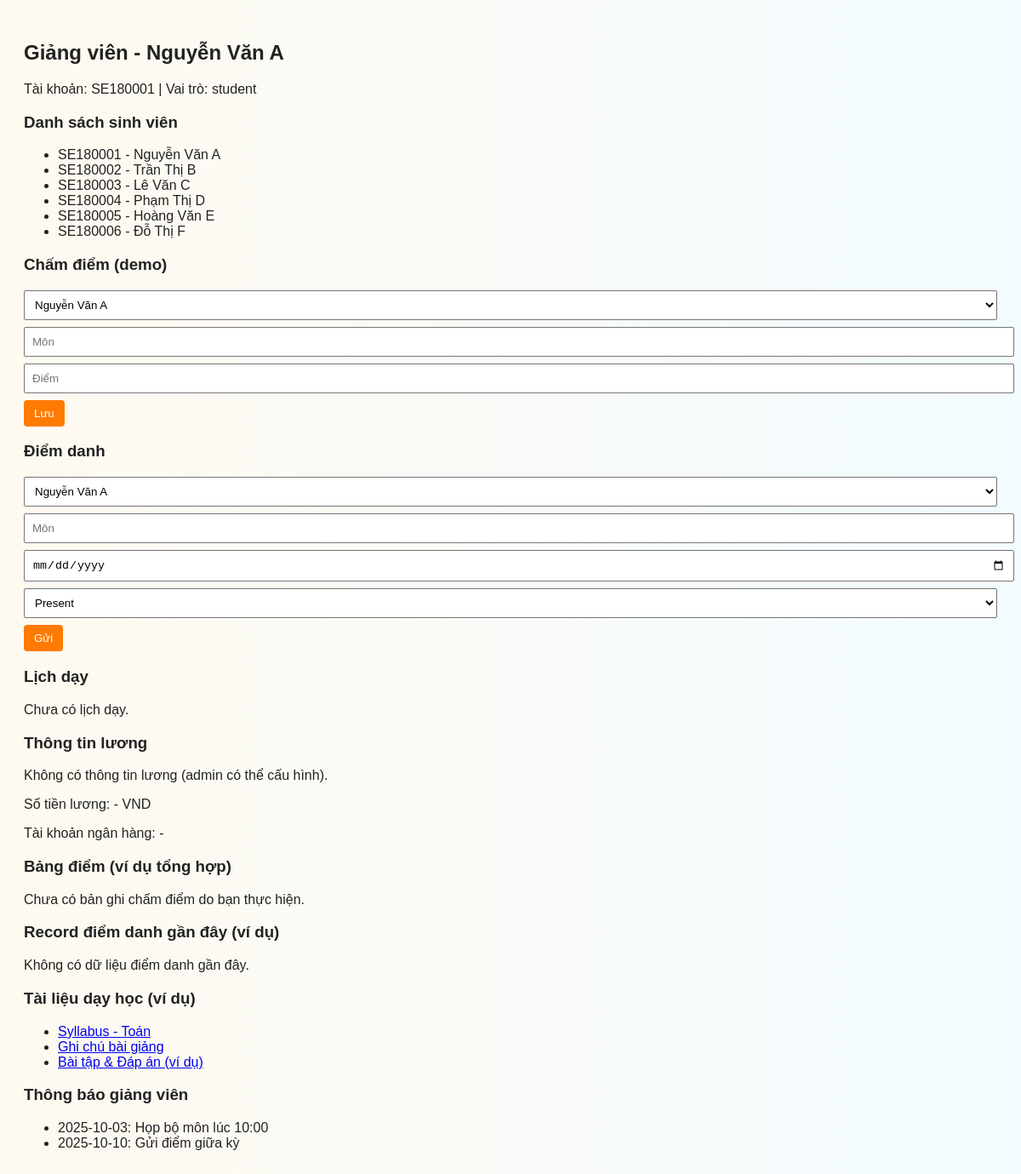
Screenshot of /teacher.php (signed in) with the database file from the repository.
### tables this page shows
CREATE TABLE students (
    id INTEGER PRIMARY KEY AUTOINCREMENT,
    student_code TEXT UNIQUE,
    fullname TEXT,
    class TEXT,
    info TEXT
);

### src/db.php (called while the page is built, shortened)
<?php
function getDB() {
    $dbFile = __DIR__ . '/../data/fap.db';
    $pdo = new PDO('sqlite:' . $dbFile);
    $pdo->setAttribute(PDO::ATTR_ERRMODE, PDO::ERRMODE_EXCEPTION);
    ensureSchema($pdo);
    return $pdo;
}
function ensureSchema(PDO $pdo) {
    try {
        $pdo->exec("CREATE TABLE IF NOT EXISTS users (
            id INTEGER PRIMARY KEY AUTOINCREMENT,
            username TEXT UNIQUE,
            password TEXT,
            role TEXT,
            fullname TEXT
        );");
        $pdo->exec("CREATE TABLE IF NOT EXISTS students (
            id INTEGER PRIMARY KEY AUTOINCREMENT,
            student_code TEXT UNIQUE,
            fullname TEXT,
            class TEXT,
            info TEXT
        );");
        $pdo->exec("CREATE TABLE IF NOT EXISTS payments (
            id INTEGER PRIMARY KEY AUTOINCREMENT,
            student_id INTEGER,
            amount INTEGER,
            status TEXT,
            tx_ref TEXT
        );");
        $pdo->exec("CREATE TABLE IF NOT EXISTS grades (
            id INTEGER PRIMARY KEY AUTOINCREMENT,
            student_id INTEGER,
            course TEXT,
            grade TEXT,
            teacher_id INTEGER,
            created_at TEXT
        );");
        $pdo->exec("CREATE TABLE IF NOT EXISTS schedule (
            id INTEGER PRIMARY KEY AUTOINCREMENT,
            role TEXT,
            user_ref TEXT,
            course TEXT,
            day TEXT,
            time TEXT
        );");
        $pdo->exec("CREATE TABLE IF NOT EXISTS complaints (
            id INTEGER PRIMARY KEY AUTOINCREMENT,
            student_id INTEGER,
            file_path TEXT,
            message TEXT,
            status TEXT DEFAULT 'new',
            created_at TEXT
        );");
        $pdo->exec("CREATE TABLE IF NOT EXISTS attendance (
            id INTEGER PRIMARY KEY AUTOINCREMENT,
            student_id INTEGER,
            course TEXT,
            date TEXT,
            status TEXT,
            teacher_id INTEGER
        );");
        $count = $pdo->query('SELECT COUNT(*) as c FROM users')->fetch(PDO::FETCH_ASSOC)['c'] ?? 0;
    } catch (Exception $e) {
    }
}
?>

### public/teacher.php (the view, shortened to what this page needs)
<?php
require_once __DIR__ . '/../src/db.php';
$user = $_SESSION['user'];
$students = getDB()->query('SELECT * FROM students')->fetchAll(PDO::FETCH_ASSOC);
$schedule = getDB()->prepare("SELECT * FROM schedule WHERE role='teacher' AND user_ref = ?");
$schedule->execute([$_SESSION['user']['username']]);
$schedule = $schedule->fetchAll(PDO::FETCH_ASSOC);
?>
<!doctype html>
<html>
<head>
    <link rel="stylesheet" href="assets/css/style.css">
</head>
<body>
<h2>Giảng viên - <?php echo htmlspecialchars($user['fullname']); ?></h2>
<p>Tài khoản: <?php echo htmlspecialchars($user['username']); ?> | Vai trò: <?php echo htmlspecialchars($user['role']); ?></p>
<h3>Danh sách sinh viên</h3>
<ul>
    <?php foreach ($students as $s): ?>
        <li><?php echo htmlspecialchars($s['student_code'] . ' - ' . $s['fullname']); ?></li>
    <?php endforeach; ?>
</ul>
<h3>Chấm điểm (demo)</h3>
<form method="post">
    <select name="student_id">
        <?php foreach ($students as $s): ?>
            <option value="<?php echo $s['id']; ?>"><?php echo htmlspecialchars($s['fullname']); ?></option>
        <?php endforeach; ?>
    </select>
    <input name="course" placeholder="Môn">
    <input name="grade" placeholder="Điểm">
    <button name="grade_student">Lưu</button>
</form>
<h3>Điểm danh</h3>
<form method="post">
    <select name="student_id">
        <?php foreach ($students as $s): ?>
            <option value="<?php echo $s['id']; ?>"><?php echo htmlspecialchars($s['fullname']); ?></option>
        <?php endforeach; ?>
    </select>
    <input name="course_att" placeholder="Môn">
    <input name="date" type="date" />
    <select name="status"><option value="present">Present</option><option value="absent">Absent</option></select>
    <button name="attendance_submit">Gửi</button>
</form>
<h3>Lịch dạy</h3>
<?php if (!empty($schedule)): ?>
    <ul>
    <?php foreach ($schedule as $s): ?>
        <li><?php echo htmlspecialchars($s['course'] . ' - ' . $s['day'] . ' ' . $s['time']); ?></li>
    <?php endforeach; ?>
    </ul>
<?php else: ?>
    <p>Chưa có lịch dạy.</p>
<?php endif; ?>
<?php
$salaryInfo = null;
?>
<?php if ($salaryInfo): ?>
    <h3>Thông tin lương</h3>
    <p>Số tiền lương: <span id="salary_amount"><?php echo number_format($salaryInfo['amount']); ?></span> VND</p>
    <p>Tài khoản ngân hàng: <span id="salary_bank"><?php echo htmlspecialchars($salaryInfo['bank_account']); ?></span></p>
<?php else: ?>
    <h3>Thông tin lương</h3>
    <p>Không có thông tin lương (admin có thể cấu hình).</p>
    <p>Số tiền lương: <span id="salary_amount">-</span> VND</p>
    <p>Tài khoản ngân hàng: <span id="salary_bank">-</span></p>
<?php endif; ?>
<h3>Bảng điểm (ví dụ tổng hợp)</h3>
<?php
    $allgrades = getDB()->query("SELECT g.*, s.fullname as student_name FROM grades g LEFT JOIN students s ON s.id = g.student_id WHERE g.teacher_id = " . intval($_SESSION['user']['id']))->fetchAll(PDO::FETCH_ASSOC);
?>
<?php if (!empty($allgrades)): ?>
    <table>
        <tr><th>Student</th><th>Course</th><th>Grade</th><th>Ngày</th></tr>
        <?php foreach ($allgrades as $ag): ?>
            <tr>
                <td><?php echo htmlspecialchars($ag['student_name']); ?></td>
                <td><?php echo htmlspecialchars($ag['course']); ?></td>
                <td><?php echo htmlspecialchars($ag['grade']); ?></td>
                <td><?php echo htmlspecialchars($ag['created_at']); ?></td>
            </tr>
        <?php endforeach; ?>
    </table>
<?php else: ?>
    <p>Chưa có bản ghi chấm điểm do bạn thực hiện.</p>
<?php endif; ?>
<h3>Record điểm danh gần đây (ví dụ)</h3>
<?php
    $recent = getDB()->query("SELECT a.*, s.fullname as student_name FROM attendance a LEFT JOIN students s ON s.id = a.student_id WHERE a.teacher_id = " . intval($_SESSION['user']['id']) . " ORDER BY a.date DESC LIMIT 5")->fetchAll(PDO::FETCH_ASSOC);
?>
<?php if (!empty($recent)): ?>
    <table>
        <tr><th>Student</th><th>Course</th><th>Date</th><th>Status</th></tr>
        <?php foreach ($recent as $r): ?>
            <tr>
                <td><?php echo htmlspecialchars($r['student_name']); ?></td>
                <td><?php echo htmlspecialchars($r['course']); ?></td>
                <td><?php echo htmlspecialchars($r['date']); ?></td>
                <td><?php echo htmlspecialchars($r['status']); ?></td>
            </tr>
        <?php endforeach; ?>
    </table>
<?php else: ?>
    <p>Không có dữ liệu điểm danh gần đây.</p>
<?php endif; ?>
<h3>Tài liệu dạy học (ví dụ)</h3>
<ul>
    <li><a href="assets/docs/sample_syllabus.txt">Syllabus - Toán</a></li>
    <li><a href="assets/docs/sample_notes.txt">Ghi chú bài giảng</a></li>
    <li><a href="#">Bài tập & Đáp án (ví dụ)</a></li>
</ul>
<h3>Thông báo giảng viên</h3>
<ul>
    <li>2025-10-03: Họp bộ môn lúc 10:00</li>
    <li>2025-10-10: Gửi điểm giữa kỳ</li>
</ul>
</body>
</html>

### public/assets/css/style.css (style rules this page uses)
body { font-family: Arial, sans-serif; background: linear-gradient(90deg,#fffaf0,#f2fbff); color:#222; padding:20px; }
input, select, textarea { display:block; width:100%; padding:8px; margin:8px 0; }
button { background:#ff7a00; color:#fff; border:none; padding:8px 12px; border-radius:4px; }

### rows the page displays
students: fullname "Nguyễn Văn A", student_code "SE180001", student_code+fullname "SE180001 - Nguyễn Văn A"
students: student_code+fullname "SE180002 - Trần Thị B"
students: student_code+fullname "SE180003 - Lê Văn C"
students: student_code+fullname "SE180004 - Phạm Thị D"
students: student_code+fullname "SE180005 - Hoàng Văn E"
students: student_code+fullname "SE180006 - Đỗ Thị F"

### other values shown
$user['role'] "student"
form field student_id "Nguyễn Văn A"
